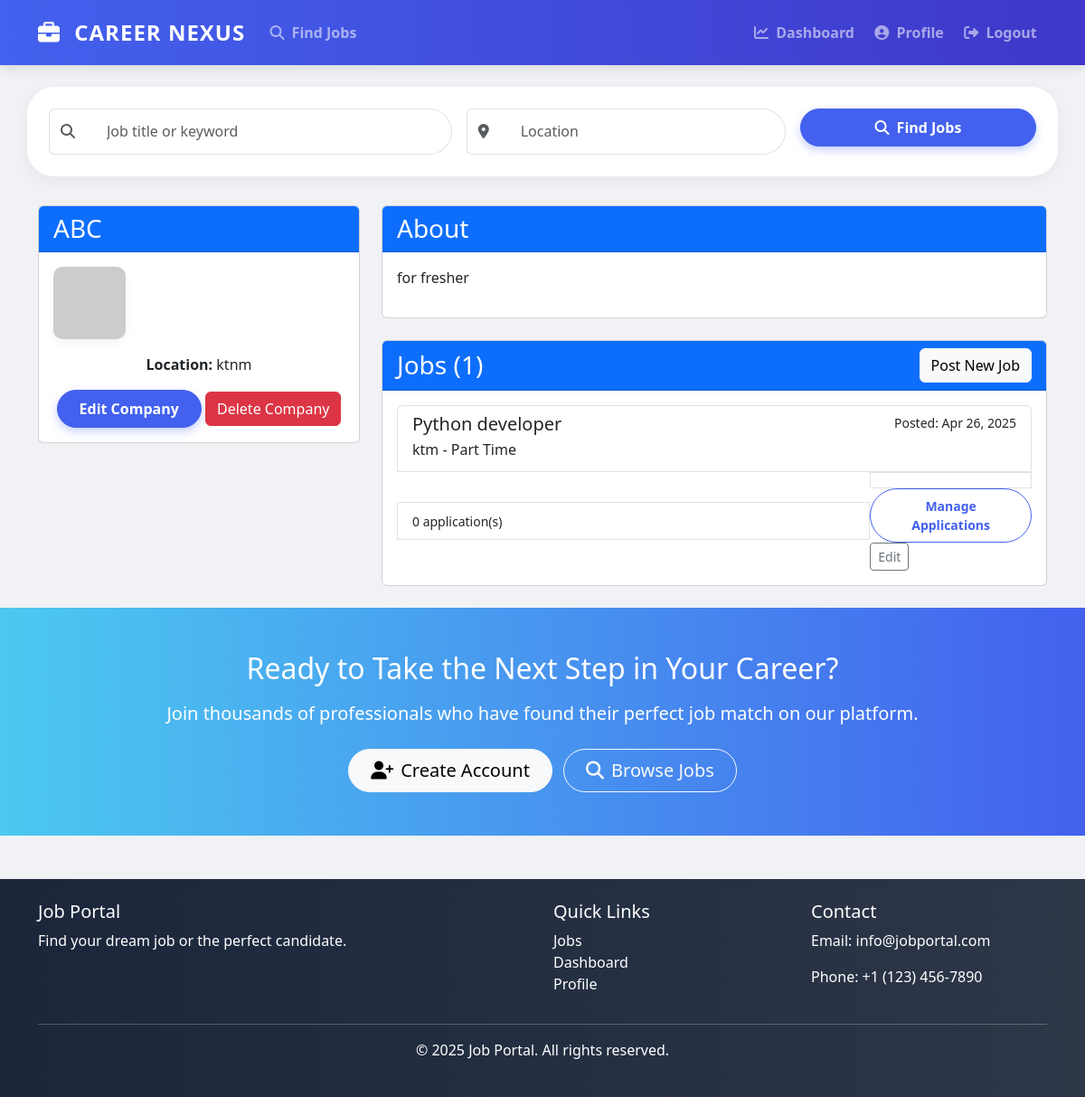
/companies/1/ (signed in), run on the app's committed database.
### companies/models.py (models this page shows, shortened)
class Company(models.Model):
    name = models.CharField(max_length=100)
    owner = models.ForeignKey(User, on_delete=models.CASCADE, related_name='companies')
    logo = models.ImageField(upload_to='company_logos/', blank=True, null=True)
    description = models.TextField()
    website = models.URLField(blank=True, null=True)
    location = models.CharField(max_length=100)
    established_date = models.DateField(blank=True, null=True)
    class Meta:
        verbose_name_plural = "Companies"

### jobs/models.py (models this page shows, shortened)
class Job(models.Model):
    JOB_TYPE_CHOICES = [
        ('full_time', 'Full Time'),
        ('part_time', 'Part Time'),
        ('contract', 'Contract'),
        ('internship', 'Internship'),
        ('remote', 'Remote'),
    ]
    title = models.CharField(max_length=100)
    company = models.ForeignKey(Company, on_delete=models.CASCADE, related_name='jobs')
    category = models.ForeignKey(Category, on_delete=models.SET_NULL, null=True, related_name='jobs')
    description = models.TextField()
    requirements = models.TextField()
    salary_min = models.IntegerField(blank=True, null=True)
    salary_max = models.IntegerField(blank=True, null=True)
    location = models.CharField(max_length=100)
    job_type = models.CharField(max_length=20, choices=JOB_TYPE_CHOICES)
    posted_by = models.ForeignKey(User, on_delete=models.CASCADE, related_name='posted_jobs')
    created_at = models.DateTimeField(auto_now_add=True)
    deadline = models.DateField()
    is_active = models.BooleanField(default=True)

### companies/views.py (the view)
# urls.py: path('<int:pk>/', views.company_detail, name='company_detail'),
@login_required
def company_detail(request, pk):
    company = get_object_or_404(Company, pk=pk)
    jobs = company.jobs.all()
    return render(request, 'companies/company_detail.html', {'company': company, 'jobs': jobs})

### templates/companies/company_detail.html (shortened to what this page needs)
{% extends 'base.html' %}
{% block content %}
<div class="row">
    <div class="col-md-4">
        <div class="card mb-4">
            <div class="card-header bg-primary text-white">
                <h3 class="mb-0">{{ company.name }}</h3>
            </div>
            <div class="card-body text-center">
                {% if company.logo %}
                    <img src="{{ company.logo.url }}" alt="{{ company.name }} Logo" class="company-logo mb-3">
                {% else %}
                    <img src="https://via.placeholder.com/100" alt="Company Logo" class="company-logo mb-3">
                {% endif %}
                <p><strong>Location:</strong> {{ company.location }}</p>
                <div class="mt-3">
                    <a href="{% url 'company_update' company.pk %}" class="btn btn-primary">Edit Company</a>
                    <a href="{% url 'company_delete' company.pk %}" class="btn btn-danger">Delete Company</a>
                </div>
            </div>
        </div>
    </div>
    <div class="col-md-8">
        <div class="card mb-4">
            <div class="card-header bg-primary text-white">
                <h3 class="mb-0">About</h3>
            </div>
            <div class="card-body">
                <p>{{ company.description }}</p>
            </div>
        </div>
        <div class="card">
            <div class="card-header bg-primary text-white d-flex justify-content-between align-items-center">
                <h3 class="mb-0">Jobs ({{ jobs.count }})</h3>
                <a href="{% url 'job_create' %}" class="btn btn-light">Post New Job</a>
            </div>
            <div class="card-body">
                {% if jobs %}
                    <div class="list-group">
                        {% for job in jobs %}
                            <a href="{% url 'job_detail' job.pk %}" class="list-group-item list-group-item-action">
                                <div class="d-flex w-100 justify-content-between">
                                    <h5 class="mb-1">{{ job.title }}</h5>
                                    <small>Posted: {{ job.created_at|date:"M d, Y" }}</small>
                                </div>
                                <p class="mb-1">{{ job.location }} - {{ job.get_job_type_display }}</p>
                                <div class="d-flex justify-content-between align-items-center">
                                    <small>{{ job.applications.count }} application(s)</small>
                                    <div>
                                        <a href="{% url 'manage_applications' job.pk %}" class="btn btn-sm btn-outline-primary">Manage Applications</a>
                                        <a href="{% url 'job_update' job.pk %}" class="btn btn-sm btn-outline-secondary">Edit</a>
                                    </div>
                                </div>
                            </a>
                        {% endfor %}
                    </div>
                {% else %}
                    <p>No jobs posted for this company yet.</p>
                    <a href="{% url 'job_create' %}" class="btn btn-primary">Post a Job</a>
                {% endif %}
            </div>
        </div>
    </div>
</div>
{% endblock %}

### templates/base.html (style rules this page uses)
:root { --primary-color: #4361ee; --secondary-color: #3f37c9; --accent-color: #4cc9f0; --dark-color: #1b263b; --light-color: #f8f9fa; }
body { font-family: 'Segoe UI', Tahoma, Geneva, Verdana, sans-serif; background-color: #f0f2f5; }
.company-logo { width: 80px; height: 80px; display: flex; align-items: center; justify-content: center; background-color: #f8f9fa; border-radius: 10px; box-shadow: 0 4px 10px rgba(0,0,0,0.05); font-size: 2rem; color: var(--primary-color); }
.btn-primary { background-color: var(--primary-color); border-color: var(--primary-color); border-radius: 30px; padding: 0.5rem 1.5rem; font-weight: 600; box-shadow: 0 4px 10px rgba(67, 97, 238, 0.3); }
.btn-outline-primary { color: var(--primary-color); border-color: var(--primary-color); border-radius: 30px; padding: 0.5rem 1.5rem; font-weight: 600; }

### data on the page
Company: name "ABC", location "ktnm", description "for fresher", count "1"
Job: title "Python developer", created_at "Apr 26, 2025", location "ktm", job_type "Part Time", applications.count "0"
